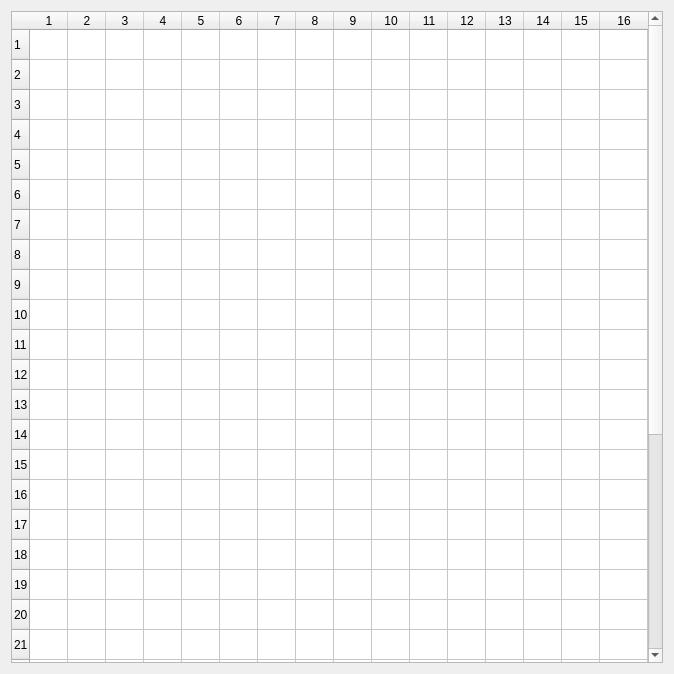
<?xml version="1.0" encoding="UTF-8"?>
<ui version="4.0">
 <class>ROMWindow</class>
 <widget class="QDialog" name="ROMWindow">
  <property name="geometry">
   <rect>
    <x>0</x>
    <y>0</y>
    <width>674</width>
    <height>674</height>
   </rect>
  </property>
  <property name="minimumSize">
   <size>
    <width>674</width>
    <height>674</height>
   </size>
  </property>
  <property name="windowTitle">
   <string>ROM</string>
  </property>
  <layout class="QVBoxLayout" name="verticalLayout_2">
   <item>
    <widget class="QTableWidget" name="tableWidget">
     <property name="minimumSize">
      <size>
       <width>650</width>
       <height>650</height>
      </size>
     </property>
     <property name="editTriggers">
      <set>QAbstractItemView::NoEditTriggers</set>
     </property>
     <property name="selectionMode">
      <enum>QAbstractItemView::SingleSelection</enum>
     </property>
     <property name="gridStyle">
      <enum>Qt::SolidLine</enum>
     </property>
     <property name="rowCount">
      <number>32</number>
     </property>
     <property name="columnCount">
      <number>16</number>
     </property>
     <attribute name="horizontalHeaderCascadingSectionResizes">
      <bool>true</bool>
     </attribute>
     <attribute name="horizontalHeaderMinimumSectionSize">
      <number>38</number>
     </attribute>
     <attribute name="horizontalHeaderDefaultSectionSize">
      <number>38</number>
     </attribute>
     <attribute name="horizontalHeaderStretchLastSection">
      <bool>true</bool>
     </attribute>
     <attribute name="verticalHeaderCascadingSectionResizes">
      <bool>false</bool>
     </attribute>
     <row/>
     <row/>
     <row/>
     <row/>
     <row/>
     <row/>
     <row/>
     <row/>
     <row/>
     <row/>
     <row/>
     <row/>
     <row/>
     <row/>
     <row/>
     <row/>
     <row/>
     <row/>
     <row/>
     <row/>
     <row/>
     <row/>
     <row/>
     <row/>
     <row/>
     <row/>
     <row/>
     <row/>
     <row/>
     <row/>
     <row/>
     <row/>
     <column/>
     <column/>
     <column/>
     <column/>
     <column/>
     <column/>
     <column/>
     <column/>
     <column/>
     <column/>
     <column/>
     <column/>
     <column/>
     <column/>
     <column/>
     <column/>
     <item row="0" column="0">
      <property name="flags">
       <set>ItemIsSelectable|ItemIsDragEnabled|ItemIsDropEnabled|ItemIsUserCheckable|ItemIsEnabled</set>
      </property>
     </item>
    </widget>
   </item>
  </layout>
 </widget>
 <resources/>
 <connections/>
</ui>
